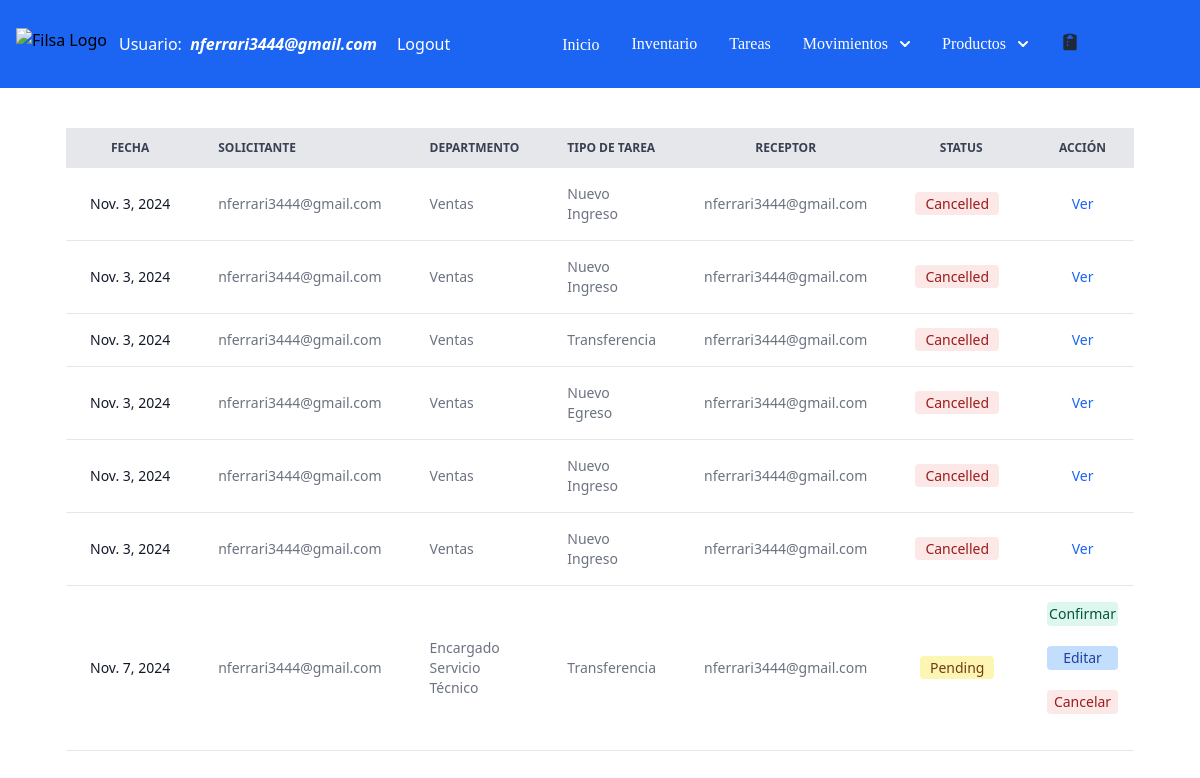
The page /tasks/ (signed in) on the database as committed earlier.
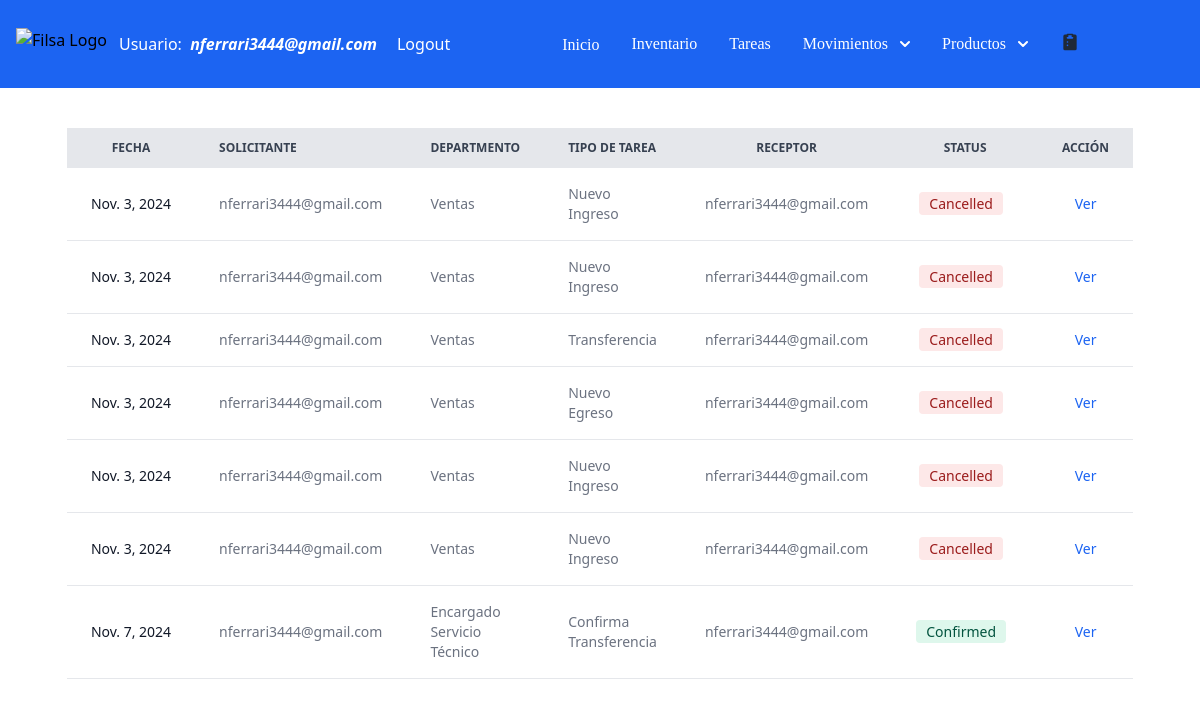
The same page on the database as committed later.
### filsa/models.py (models this page shows)
class Tasks(models.Model):
    STATUS = [('Pending','Pending'),
              ('Confirmed','Confirmed'),
              ('Cancelled', 'Cancelled')]
    DEPARTMENT = [('Ventas','Ventas'),
                ('Dirección', 'Dirección'),
                ('Administración', 'Administración'),
                 ('Encargado Servicio Técnico', 'Encargado Servicio Técnico'),
                ('Servicio Técnico', 'Servicio Técnico'),
                ('Logística','Logística')
                ]
    MOTIVOSINGRESO = [('Devolución Mercadería', 'Devolución Mercadería'),
                ('Importación', 'Importación'),
                 ('Compra en Plaza', 'Compra en Plaza'),
                 ('Armado Nuevo Producto', 'Armado Nuevo Producto' )]
    MOTIVOSEGRESO = [('Servicio Técnico', 'Servicio Técnico'),
                     ('Planta de Armado', 'Planta de Armado'),
                      ('Ventas', 'Ventas'),
                       ('Mantenimiento', 'Mantenimiento') ]
    task_id = models.AutoField(primary_key=True)
    receptor = models.ForeignKey(CustomUser, on_delete=models.CASCADE, related_name='receptor',  blank=True, null=True)
    issuer = models.ForeignKey(CustomUser, on_delete=models.CASCADE, related_name='issuer', blank=True, null=True)
    status = models.CharField(max_length=30, choices= STATUS, default='Pending')
    department = models.CharField(max_length=30, choices = DEPARTMENT, default='Sales')
    date = models.DateField(verbose_name=u"Fecha")
    deliveryDate = models.DateField(verbose_name=u"Fecha", default = '1970-01-01')
    motivoIngreso = models.CharField(max_length=30, choices = MOTIVOSINGRESO) # default='Transferencia Depósitos')
    motivoEgreso = models.CharField(max_length=30, choices = MOTIVOSEGRESO) #default='Transferencia Depósitos')
    warehouseProduct = models.ForeignKey(WarehousesProduct, on_delete= models.CASCADE, blank=True, null=True)
    actionType = models.CharField(max_length=20,  default='Inbound')
    observationsSolicitud = models.CharField(max_length=500, null=True, blank= True)
    observationsConfirma = models.CharField(max_length=500, null=True, blank= True)

class CustomUser( AbstractBaseUser , PermissionsMixin ):
    class Meta:
        verbose_name = 'Usuarios'
        verbose_name_plural = 'Usuarios'
    username = models.CharField(max_length=40, verbose_name="Usuario")
    password = models.CharField(max_length=100)
    email = models.EmailField(max_length=40, blank=False, unique=True,
                              default='', error_messages =
                                {'required': 'Please provide your email address.',
                  'unique': 'An account with this email exist'}, verbose_name="Correo")
    departamento = models.CharField(max_length=30,  default='Sales', verbose_name="Departamento")
    role = models.CharField(max_length=40,  blank=True, null=True, verbose_name= "Rol")
    is_staff = models.BooleanField(default=False)
    is_superuser = models.BooleanField(default=False)
    is_active = models.BooleanField(default=True)
    USERNAME_FIELD = 'email'
    REQUIRED_FIELDS = ['username']
    objects = CustomUserManager()

### filsa/views.py (the view)
# urls.py: path('tasks/', TaskListView.as_view() , name='tasks'),
class TaskListView(LoginRequiredMixin, generic.ListView):
    template_name = 'tasks.html'
    model = Tasks
    def get_queryset(self) -> QuerySet[Any]:
        user_is_staff = self.request.user.is_staff
        if user_is_staff:
            self.tasks = Tasks.objects.all() # , actionType='Nueva Solicitud')
            return self.tasks
        print('user is superuser', self.request.user.is_superuser)
        user_group = self.request.user.groups.values_list('name',flat = True)[0].strip()
        print('user_group', user_group)
        if user_group == 'Tecnico':
            tasks = ["Transferencia","Confirma Transferencia"]
        elif user_group == 'Comercial':
            tasks = ["Nuevo Egreso", "Confirma Egreso"]
        else:
            tasks = ["Transferencia","Confirma Transferencia", "Nuevo Ingreso", "Confirma Ingreso", "Nuevo Egreso", "Confirma Egreso"]
        self.tasks = Tasks.objects.filter(actionType__in = tasks) #filter(status='Pending') # , actionType='Nueva Solicitud')
        return self.tasks
    def get_context_data(self, **kwargs):
        context = super(TaskListView, self).get_context_data(**kwargs)
        context['tasks'] = self.tasks
        return context

### filsa/templates/tasks.html (shortened to what the changed rows need)
{% extends '_base.html' %}
{% load static %}
{% block content %}
<div class="w-full px-4 relative overflow-x-auto mt-10 sm:rounded-lg">
    <table class="py-8 px-4 mx-auto max-w-2xl lg:py-16 text-sm text-left rtl:text-right text-gray-500 dark:text-gray-400">
        <thead class="text-xs text-gray-700 uppercase bg-gray-200 dark:bg-gray-700 dark:text-gray-400">
            <tr class="text-center">
                <th scope="col" class="px-6 py-3">
                    Fecha
                </th>
                <th scope="col" class="px-6 py-3">
                    <div class="flex items-center">
                        Solicitante
                    </div>
                </th>
                <th scope="col" class="px-6 py-3">
                    <div class="flex items-center">
                        Departmento
                    </div>
                </th>
                <th scope="col" class="px-6 py-3">
                    <div class="flex items-center">
                        Tipo de Tarea
                    </div>
                </th>
                <th scope="col" class="px-6 py-3">
                    <div class="">
                        Receptor
                    </div>
                </th>
                <th scope="col" class="px-6 py-3">
                    <div class="">
                        Status
                    </div>
                </th>
                <th scope="col-span-2" class="px-6 py-3">
                    <div class="">
                        Acción
                    </div>
                </th>
            </tr>
        </thead>
        <tbody>
            {% for task in tasks %}
            <tr class="bg-white border-b dark:bg-gray-800 dark:border-gray-700">
                <th scope="row" class="px-6 py-4 font-medium text-gray-900 whitespace-nowrap dark:text-white">
                    {{task.date}}
                </th>
                <td class="px-6 py-4">
                    {{task.issuer}}
                </td>
                <td class="px-6 py-4">
                    {{task.department}}
                </td>
                <td class="px-6 py-4">
                    {{task.actionType}}
                </td>
                <td class="px-6 py-4">
                    {{task.receptor}}
                </td>
                    {% if task.status == 'Pending' %}
                    <td class="px-6 py-4 text-center">
                        <span class="bg-yellow-100 text-yellow-800 text-sm font-medium me-2 px-2.5 py-0.5 rounded dark:bg-yellow-900 dark:text-yellow-300">{{task.status}}</span>
                    </td>
                    {% elif task.status == 'Confirmed' %}
                    <td class="px-6 py-4 text-center">
                    <span class="bg-green-100 text-green-800 text-sm font-medium me-2 px-2.5 py-0.5 rounded dark:bg-green-900 dark:text-green-300">{{task.status}}</span>
                     {% elif task.status == 'Cancelled' %}
                    <td class="px-6 py-4 text-center">
                    <span class="bg-red-100 text-red-800 text-sm font-medium me-2 px-2.5 py-0.5 rounded dark:bg-green-900 dark:text-red-300">{{task.status}}</span>
                </td>
                {% endif %}
                {% if task.actionType == 'Nuevo Egreso' and task.status == 'Pending' %}
                <td class="w-full block items-center px-4 py-4">
                    <a href="{% url 'outbounddelivery' requested_id=task.task_id %}"  class="w-full mr-0 mb-5 text-center text-blue-600 dark:text-blue-500 hover:underline">
                    <span class="block space-x-4 bg-green-100 text-green-800 text-sm font-medium mr-0 p-0.5 mb-5 rounded dark:bg-green-900 dark:text-green-300">Confirmar</span></a>
                    <a href="{% url 'editdeliverytask' requested_id=task.task_id %}"  class="w-full mb-5 text-center mb-4 text-black-400 dark:text-blue-500 hover:underline">
                    <span class="block space-x-4 bg-blue-200 text-blue-800 text-sm font-medium mr-0 p-0.5 mb-5 rounded dark:bg-blue-200 dark:text-red-300">Editar</span></a>
                    <button data-modal-target="popup-modal-{{task.task_id}}" data-modal-toggle="popup-modal-{{task.task_id}}" class="w-full space-x-4 bg-red-100 text-red-800 text-sm font-medium mr-0 p-0.5 mb-5 rounded dark:bg-red-900 dark:text-red-300" type="button">
                        Cancelar
                        </button>
                    <!-- <a href="{% url 'canceltask' requested_id=task.task_id %}"  class="w-full text-center font-medium text-blue-600 dark:text-blue-500 hover:underline">
                    <span class="block space-x-4 bg-red-100 text-red-800 text-sm font-medium mr-0 p-0.5 rounded dark:bg-red-900 dark:text-red-300">Cancelar</span></a>                         -->
                </td>
                {% elif task.actionType == 'Confirma Egreso' and task.status == 'Confirmed'  or  task.actionType == 'Nuevo Egreso' and task.status == 'Cancelled' %}
                <td class="px-6 py-4 text-center">
                    <a href="{% url 'outboundconfirmed' requested_id=task.task_id %}"  class="font-medium text-blue-600 dark:text-blue-500 hover:underline">Ver</a>
                </td>
                {% elif task.actionType == 'Nuevo Ingreso' and task.status == 'Confirmed' or task.actionType == 'Nuevo Ingreso' and task.status == 'Cancelled'  %}
                <td class="px-6 py-4 text-center">
                    <a href="{% url 'inboundconfirmed' requested_id=task.task_id %}"  class="font-medium text-blue-600 dark:text-blue-500 hover:underline">Ver</a>
                </td>
                {% elif task.actionType == 'Transferencia' and task.status == 'Pending' %}
                <td class="block items-center px-4 py-4">
                    <a href="{% url 'transferreception' requested_id=task.task_id %}"  class="w-full mb-5 text-center font-medium text-blue-600 dark:text-blue-500 hover:underline">
                    <span class="block space-x-4 bg-green-100 text-green-800 text-sm font-medium mr-0 p-0.5 mb-5 rounded dark:bg-green-900 dark:text-green-300">Confirmar</span></a>
                    <a href="{% url 'transferedit' requested_id=task.task_id %}"  class="w-full mb-5 text-center mb-4 text-black-400 dark:text-blue-500 hover:underline">
                    <span class="block space-x-4 bg-blue-200 text-blue-800 text-sm font-medium mr-0 p-0.5 mb-5 rounded dark:bg-blue-200 dark:text-red-300">Editar</span></a>
                        <button data-modal-target="popup-modal-{{task.task_id}}" data-modal-toggle="popup-modal-{{task.task_id}}" class="w-full space-x-4 bg-red-100 text-red-800 text-sm font-medium mr-0 p-0.5 mb-5 rounded dark:bg-red-900 dark:text-red-300" type="button">
                            Cancelar
                            </button>
                </td>
                {% elif task.actionType == 'Confirma Transferencia' and task.status == 'Confirmed' or task.actionType == 'Transferencia' and task.status == 'Cancelled' %}
                <td class="px-6 py-4 text-center">
                    <a href="{% url 'transferconfirmed' requested_id=task.task_id %}"  class="font-medium text-blue-600 dark:text-blue-500 hover:underline">Ver</a>
                </td>
                 {% endif %}
            </tr>
            {% endfor %}
        </tbody>
    </table>
</div>
  {% endblock content %}

Rows that differ between the two databases and show on the page:
changed Tasks "Encargado Servicio Técnico": actionType "Transferencia" → "Confirma Transferencia"; status "Pending" → "Confirmed"; actionType "Confirmar Editar Cancelar" → "Ver"
